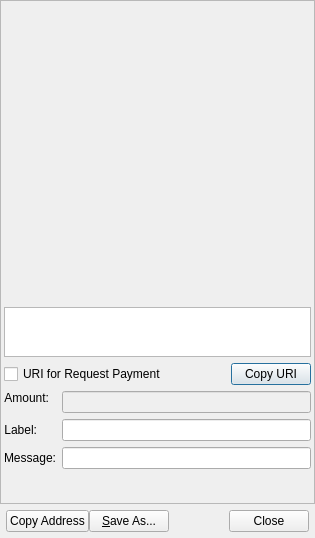
<?xml version="1.0" encoding="UTF-8"?>
<ui version="4.0">
 <class>QRCodeDialog</class>
 <widget class="QDialog" name="QRCodeDialog">
  <property name="geometry">
   <rect>
    <x>0</x>
    <y>0</y>
    <width>315</width>
    <height>538</height>
   </rect>
  </property>
  <property name="sizePolicy">
   <sizepolicy hsizetype="Preferred" vsizetype="Preferred">
    <horstretch>0</horstretch>
    <verstretch>0</verstretch>
   </sizepolicy>
  </property>
  <property name="minimumSize">
   <size>
    <width>300</width>
    <height>0</height>
   </size>
  </property>
  <property name="windowTitle">
   <string>QR Code Dialog</string>
  </property>
  <layout class="QVBoxLayout" name="verticalLayout_3">
   <property name="spacing">
    <number>0</number>
   </property>
   <property name="leftMargin">
    <number>0</number>
   </property>
   <property name="topMargin">
    <number>0</number>
   </property>
   <property name="rightMargin">
    <number>0</number>
   </property>
   <property name="bottomMargin">
    <number>0</number>
   </property>
   <item>
    <layout class="QHBoxLayout" name="actionBarLayout">
     <property name="spacing">
      <number>0</number>
     </property>
    </layout>
   </item>
   <item>
    <widget class="QScrollArea" name="scrollArea">
     <property name="widgetResizable">
      <bool>true</bool>
     </property>
     <widget class="QWidget" name="scrollAreaWidgetContents">
      <property name="geometry">
       <rect>
        <x>0</x>
        <y>0</y>
        <width>313</width>
        <height>499</height>
       </rect>
      </property>
      <layout class="QVBoxLayout" name="verticalLayout_4">
       <property name="spacing">
        <number>0</number>
       </property>
       <property name="leftMargin">
        <number>0</number>
       </property>
       <property name="topMargin">
        <number>0</number>
       </property>
       <property name="rightMargin">
        <number>0</number>
       </property>
       <property name="bottomMargin">
        <number>0</number>
       </property>
       <item>
        <layout class="QVBoxLayout" name="verticalLayout">
         <item>
          <layout class="QHBoxLayout" name="horizontalLayout_3">
           <property name="spacing">
            <number>0</number>
           </property>
           <item>
            <spacer name="horizontalSpacer_4">
             <property name="orientation">
              <enum>Qt::Horizontal</enum>
             </property>
             <property name="sizeHint" stdset="0">
              <size>
               <width>1</width>
               <height>20</height>
              </size>
             </property>
            </spacer>
           </item>
           <item>
            <widget class="QLabel" name="lblQRCode">
             <property name="sizePolicy">
              <sizepolicy hsizetype="Fixed" vsizetype="Fixed">
               <horstretch>0</horstretch>
               <verstretch>0</verstretch>
              </sizepolicy>
             </property>
             <property name="minimumSize">
              <size>
               <width>300</width>
               <height>300</height>
              </size>
             </property>
             <property name="textFormat">
              <enum>Qt::PlainText</enum>
             </property>
             <property name="alignment">
              <set>Qt::AlignCenter</set>
             </property>
             <property name="wordWrap">
              <bool>true</bool>
             </property>
            </widget>
           </item>
           <item>
            <spacer name="horizontalSpacer_3">
             <property name="orientation">
              <enum>Qt::Horizontal</enum>
             </property>
             <property name="sizeHint" stdset="0">
              <size>
               <width>1</width>
               <height>20</height>
              </size>
             </property>
            </spacer>
           </item>
          </layout>
         </item>
         <item>
          <widget class="QWidget" name="widget" native="true">
           <layout class="QVBoxLayout" name="verticalLayout_2">
            <property name="leftMargin">
             <number>3</number>
            </property>
            <property name="topMargin">
             <number>6</number>
            </property>
            <property name="rightMargin">
             <number>3</number>
            </property>
            <property name="bottomMargin">
             <number>6</number>
            </property>
            <item>
             <widget class="QPlainTextEdit" name="outUri">
              <property name="sizePolicy">
               <sizepolicy hsizetype="Expanding" vsizetype="Fixed">
                <horstretch>0</horstretch>
                <verstretch>0</verstretch>
               </sizepolicy>
              </property>
              <property name="minimumSize">
               <size>
                <width>290</width>
                <height>30</height>
               </size>
              </property>
              <property name="maximumSize">
               <size>
                <width>16777215</width>
                <height>50</height>
               </size>
              </property>
              <property name="tabChangesFocus">
               <bool>true</bool>
              </property>
              <property name="textInteractionFlags">
               <set>Qt::TextSelectableByKeyboard|Qt::TextSelectableByMouse</set>
              </property>
             </widget>
            </item>
            <item>
             <layout class="QHBoxLayout" name="horizontalLayout_2">
              <item>
               <widget class="QCheckBox" name="chkReqPayment">
                <property name="enabled">
                 <bool>true</bool>
                </property>
                <property name="text">
                 <string>URI for Request Payment</string>
                </property>
               </widget>
              </item>
              <item>
               <spacer name="horizontalSpacer_2">
                <property name="orientation">
                 <enum>Qt::Horizontal</enum>
                </property>
                <property name="sizeHint" stdset="0">
                 <size>
                  <width>10</width>
                  <height>20</height>
                 </size>
                </property>
               </spacer>
              </item>
              <item>
               <widget class="QPushButton" name="btnCopyURI">
                <property name="text">
                 <string>Copy URI</string>
                </property>
               </widget>
              </item>
             </layout>
            </item>
            <item>
             <layout class="QFormLayout" name="formLayout">
              <property name="fieldGrowthPolicy">
               <enum>QFormLayout::AllNonFixedFieldsGrow</enum>
              </property>
              <item row="0" column="0">
               <widget class="QLabel" name="lblAmount">
                <property name="sizePolicy">
                 <sizepolicy hsizetype="Preferred" vsizetype="Maximum">
                  <horstretch>0</horstretch>
                  <verstretch>0</verstretch>
                 </sizepolicy>
                </property>
                <property name="text">
                 <string>Amount:</string>
                </property>
                <property name="textFormat">
                 <enum>Qt::PlainText</enum>
                </property>
                <property name="alignment">
                 <set>Qt::AlignRight|Qt::AlignTrailing|Qt::AlignVCenter</set>
                </property>
                <property name="buddy">
                 <cstring>lnReqAmount</cstring>
                </property>
               </widget>
              </item>
              <item row="0" column="1">
               <widget class="BitcoinAmountField" name="lnReqAmount">
                <property name="enabled">
                 <bool>false</bool>
                </property>
                <property name="minimumSize">
                 <size>
                  <width>80</width>
                  <height>0</height>
                 </size>
                </property>
               </widget>
              </item>
              <item row="1" column="0">
               <widget class="QLabel" name="lblLabel">
                <property name="text">
                 <string>Label:</string>
                </property>
                <property name="textFormat">
                 <enum>Qt::PlainText</enum>
                </property>
                <property name="alignment">
                 <set>Qt::AlignRight|Qt::AlignTrailing|Qt::AlignVCenter</set>
                </property>
                <property name="buddy">
                 <cstring>lnLabel</cstring>
                </property>
               </widget>
              </item>
              <item row="1" column="1">
               <widget class="QLineEdit" name="lnLabel"/>
              </item>
              <item row="2" column="0">
               <widget class="QLabel" name="lblMessage">
                <property name="text">
                 <string>Message:</string>
                </property>
                <property name="textFormat">
                 <enum>Qt::PlainText</enum>
                </property>
                <property name="alignment">
                 <set>Qt::AlignRight|Qt::AlignTrailing|Qt::AlignVCenter</set>
                </property>
                <property name="buddy">
                 <cstring>lnMessage</cstring>
                </property>
               </widget>
              </item>
              <item row="2" column="1">
               <widget class="QLineEdit" name="lnMessage"/>
              </item>
             </layout>
            </item>
           </layout>
          </widget>
         </item>
        </layout>
       </item>
      </layout>
     </widget>
    </widget>
   </item>
   <item>
    <layout class="QHBoxLayout" name="horizontalLayout">
     <property name="leftMargin">
      <number>6</number>
     </property>
     <property name="topMargin">
      <number>6</number>
     </property>
     <property name="rightMargin">
      <number>6</number>
     </property>
     <property name="bottomMargin">
      <number>6</number>
     </property>
     <item>
      <widget class="QPushButton" name="btnCopyAddress">
       <property name="text">
        <string>Copy Address</string>
       </property>
      </widget>
     </item>
     <item>
      <widget class="QPushButton" name="btnSaveAs">
       <property name="text">
        <string>&amp;Save As...</string>
       </property>
      </widget>
     </item>
     <item>
      <spacer name="horizontalSpacer">
       <property name="orientation">
        <enum>Qt::Horizontal</enum>
       </property>
       <property name="sizeHint" stdset="0">
        <size>
         <width>10</width>
         <height>20</height>
        </size>
       </property>
      </spacer>
     </item>
     <item>
      <widget class="QPushButton" name="btnClose">
       <property name="text">
        <string>Close</string>
       </property>
      </widget>
     </item>
    </layout>
   </item>
  </layout>
 </widget>
 <customwidgets>
  <customwidget>
   <class>BitcoinAmountField</class>
   <extends>QLineEdit</extends>
   <header>bitcoinamountfield.h</header>
   <container>1</container>
  </customwidget>
 </customwidgets>
 <resources/>
 <connections>
  <connection>
   <sender>chkReqPayment</sender>
   <signal>clicked(bool)</signal>
   <receiver>lnReqAmount</receiver>
   <slot>setEnabled(bool)</slot>
   <hints>
    <hint type="sourcelabel">
     <x>92</x>
     <y>285</y>
    </hint>
    <hint type="destinationlabel">
     <x>98</x>
     <y>311</y>
    </hint>
   </hints>
  </connection>
 </connections>
</ui>
